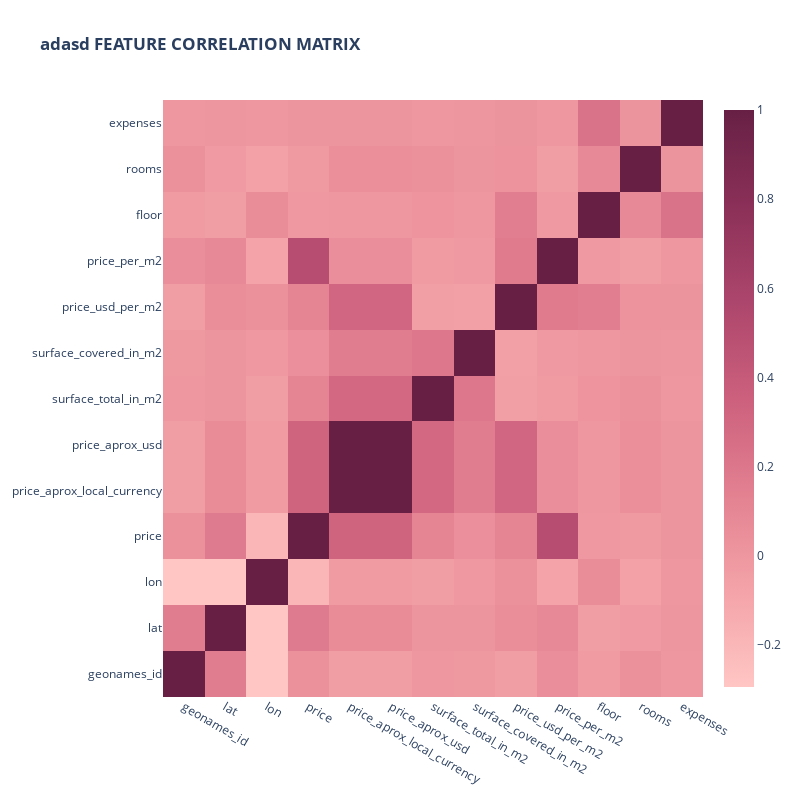

Notebook source saved alongside this figure:
### Code cell
fig = correlation_matrix(df, "adasd")

### Figure 1 — Plotly figure (JSON) as saved in the notebook; plotly's stock layout.template omitted (floating-point values rounded to 4 significant figures; data arrays with more than 128 entries replaced by an {"elided": "..."} marker saying what was removed)
{"data": [{"colorscale": [[0, "rgb(255, 198, 196)"], [0.1667, "rgb(244, 163, 168)"], [0.3333, "rgb(227, 129, 145)"], [0.5, "rgb(204, 96, 125)"], [0.6667, "rgb(173, 70, 108)"], [0.8333, "rgb(139, 48, 88)"], [1, "rgb(103, 32, 68)"]], "type": "heatmap", "x": ["geonames_id", "lat", "lon", "price", "price_aprox_local_currency", "price_aprox_usd", "surface_total_in_m2", "surface_covered_in_m2", "price_usd_per_m2", "price_per_m2", "floor", "rooms", "expenses"], "y": ["geonames_id", "lat", "lon", "price", "price_aprox_local_currency", "price_aprox_usd", "surface_total_in_m2", "surface_covered_in_m2", "price_usd_per_m2", "price_per_m2", "floor", "rooms", "expenses"], "z": {"elided": "13x13 float values"}}], "layout": {"height": 800, "title": {"text": "<b>adasd FEATURE CORRELATION MATRIX"}, "width": 800, "xaxis": {"anchor": "y", "domain": [0, 1]}, "yaxis": {"anchor": "x", "domain": [0, 1]}}}
